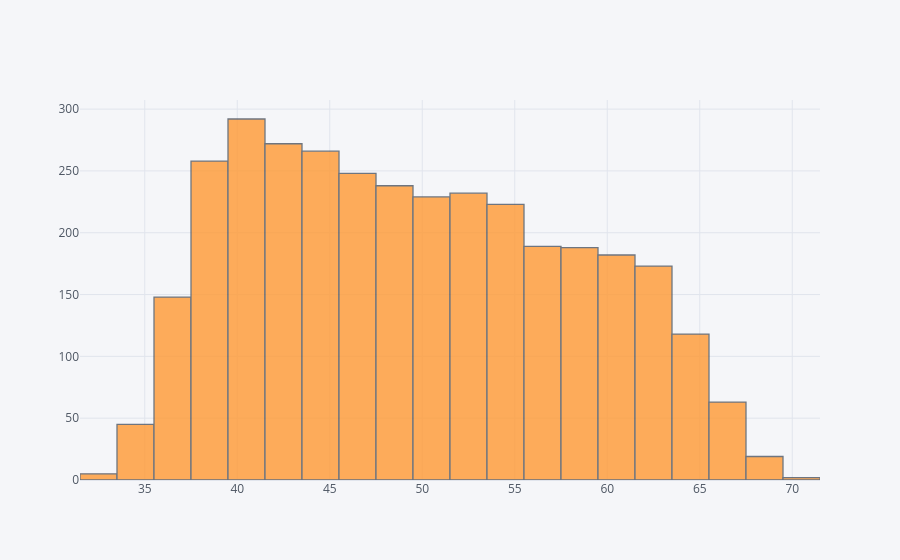

The notebook cell saved with this chart:
### Code cell
df['age'].iplot(kind='hist',bins=30)

### Figure 1 — Plotly figure (JSON) as saved in the notebook; plotly's stock layout.template omitted (floating-point values rounded to 4 significant figures; data arrays with more than 128 entries replaced by an {"elided": "..."} marker saying what was removed)
{"data": [{"histfunc": "count", "histnorm": "", "marker": {"color": "rgba(255, 153, 51, 1.0)", "line": {"color": "#4D5663", "width": 1.3}}, "name": "age", "nbinsx": 30, "opacity": 0.8, "orientation": "v", "type": "histogram", "x": {"elided": "3390 int values"}}], "layout": {"barmode": "overlay", "legend": {"bgcolor": "#F5F6F9", "font": {"color": "#4D5663"}}, "paper_bgcolor": "#F5F6F9", "plot_bgcolor": "#F5F6F9", "title": {"font": {"color": "#4D5663"}}, "xaxis": {"gridcolor": "#E1E5ED", "showgrid": true, "tickfont": {"color": "#4D5663"}, "title": {"font": {"color": "#4D5663"}, "text": ""}, "zerolinecolor": "#E1E5ED"}, "yaxis": {"gridcolor": "#E1E5ED", "showgrid": true, "tickfont": {"color": "#4D5663"}, "title": {"font": {"color": "#4D5663"}, "text": ""}, "zerolinecolor": "#E1E5ED"}}}
